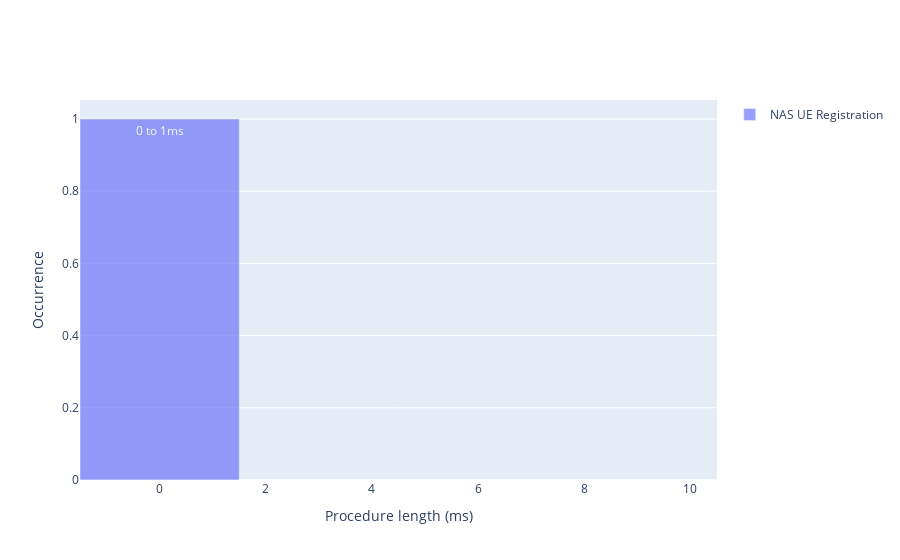

Here is the notebook cell this chart was saved with:
### Code cell
import plotly.graph_objects as go

bin_size = 3

procedure_names = list(procedure_df['name'].unique())
procedure_names.sort()
histogram_traces = []

for procedure_name in procedure_names:
    proc_data = procedure_df[procedure_df['name']==procedure_name]
    hist_array, hist_bins, hist_labels = trace_plotting.get_histogram_data(
        proc_data.loc[:,'length_ms'], 
        bin_size, 
        density=False, 
        remove_trailing_zeros=False, 
        output_labels=True,
        label_unit='ms')
    histogram_line = go.Bar(
        x=hist_bins,
        y=hist_array,
        name=procedure_name,
        text=hist_labels,
        opacity=0.65,
        showlegend=True,
        #marker={'line':{'width':0}},
        hovertemplate="<br>".join([
            "duration: %{text}",
            "occurrences: %{y}"])
    )
    histogram_traces.append(histogram_line)

fig = go.Figure(data=histogram_traces, layout = { 'bargap': 0 })

fig.update_layout(barmode='overlay')
fig.update_xaxes(title_text='Procedure length (ms)')
fig.update_yaxes(title_text='Occurrence')
fig.show()

fig.write_html(output_name_files + '_procedure_length.html')

### Figure 1 — Plotly figure (JSON) as saved in the notebook; plotly's stock layout.template omitted (floating-point values rounded to 4 significant figures)
{"data": [{"hovertemplate": "duration: %{text}<br>occurrences: %{y}", "name": "NAS UE Registration", "opacity": 0.65, "showlegend": true, "text": ["0 to 1ms", "1 to 4ms", "4 to 7ms", "7 to 10ms", "10 to 13ms"], "type": "bar", "x": [0, 3, 6, 9, 12], "y": [1, 0, 0, 0]}], "layout": {"bargap": 0, "barmode": "overlay", "xaxis": {"title": {"text": "Procedure length (ms)"}}, "yaxis": {"title": {"text": "Occurrence"}}}}
